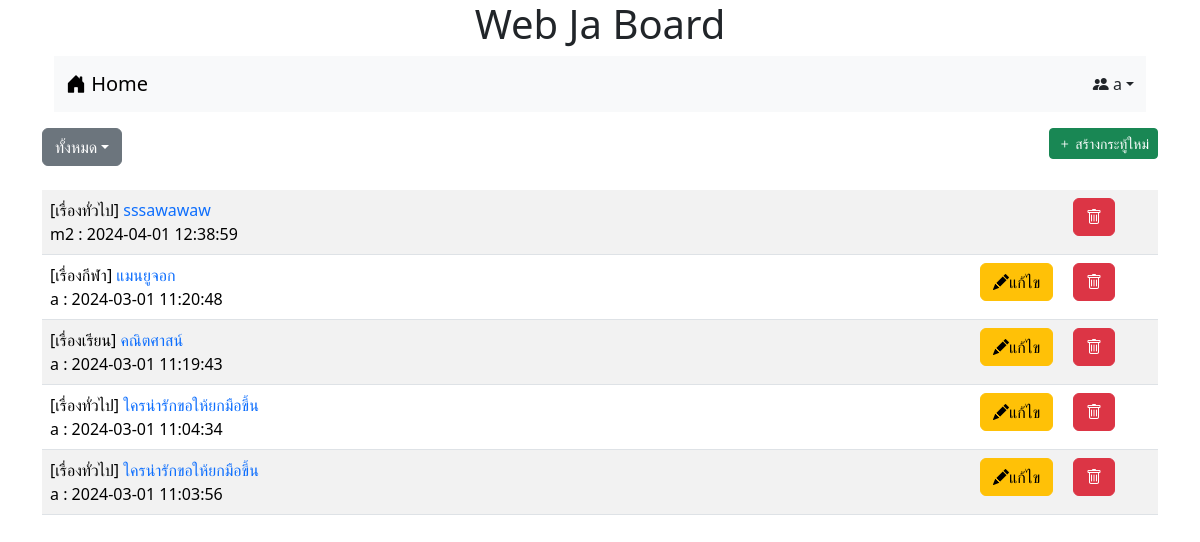
The page /index.php (signed in) on the database its author committed.
### tables this page shows
CREATE TABLE `post` (
  `id` int(11) NOT NULL,
  `title` varchar(128) NOT NULL,
  `content` varchar(2048) NOT NULL,
  `post_date` datetime NOT NULL,
  `cat_id` int(11) NOT NULL,
  `user_id` int(11) NOT NULL
);

CREATE TABLE `category` (
  `id` int(11) NOT NULL,
  `name` varchar(32) NOT NULL
);

CREATE TABLE `user` (
  `id` int(11) NOT NULL,
  `login` varchar(32) NOT NULL,
  `password` varchar(64) NOT NULL,
  `name` varchar(64) NOT NULL,
  `gender` char(1) NOT NULL,
  `email` varchar(32) NOT NULL,
  `role` char(1) NOT NULL
);

### index.php (the view, shortened to what this page needs)
<!DOCTYPE html>
<html lang="en">
<head>
    <link href="https://cdn.jsdelivr.net/npm/bootstrap@5.3.2/dist/css/bootstrap.min.css" rel="stylesheet">
    <link rel="stylesheet" href="https://cdn.jsdelivr.net/npm/bootstrap-icons@1.11.3/font/bootstrap-icons.min.css">
</head>
<body>
<div class="container - lg">
    <h1 style="text-align: center;">Web Ja Board</h1>
    <form action="post.php" method="get">
        <div class="container-fluid">
            <nav class="navbar bg-body-tertiary">
                <div class="container-fluid">
                    <a class="navbar-brand" href="index.php"><i class="bi bi-house-door-fill"></i> Home</a>
                    <form class="d-flex"><?php if(!isset($_SESSION['id'])) { ?>
                        <a href="login.php" class="navbar-brand"><i class="bi bi-box-arrow-in-left"></i> เข้าสู่ระบบ</a>
                            <?php }else{ if ($_SESSION["role"] == 'm'&& isset($_SESSION['id'])) { ?>
                            <?php  }if($_SESSION["role"] == 'a'&& isset($_SESSION['id'])) { ?>
                                <nav class="nav-item dropdown">
                                <a class="nav-link dropdown-toggle" href="#" role="button" data-bs-toggle="dropdown" aria-expanded="false"><?php echo "<i class='bi bi-people-fill'></i> $_SESSION[username]" ?></a>
                            </nav>
                                <?php }}?>
                    </form>
                </div>
            </nav>
        </div>
    <div class="mt-3 d-flex justify-content-between">
    <div class="dropdown-center">
        <button class="btn btn-secondary dropdown-toggle" type="button" data-bs-toggle="dropdown" aria-expanded="false">ทั้งหมด</button>
                    <?php
                            $sql="SELECT * FROM category";
                            ?>
                    </div>
        <?php if(isset($_SESSION['id'])) {?>
        <div >  <a href="newpost.php" class="btn btn-success btn-sm "><i class="bi bi-plus"></i> สร้างกระทู้ใหม่</a> </div>
        <?php }?>
    </div>
    <table class="table table-striped mt-4">
    <?php
         $conn=new PDO("mysql:host=localhost;dbname=webboard;charset=utf8","root","");
         if(isset($_GET["cat"])){
         $sql="SELECT t3.name,t1.title,t1.id,t2.login,t1.post_date,t1.user_id FROM post as t1
         INNER JOIN user as t2 ON (t1.user_id=t2.id)
         INNER JOIN category as t3 ON (t1.cat_id=t3.id)WHERE t3.id=$_GET[cat] ORDER BY t1.post_date DESC";
         }
         else{
            $sql="SELECT t3.name,t1.title,t1.id,t2.login,t1.post_date,t1.user_id FROM post as t1
         INNER JOIN user as t2 ON (t1.user_id=t2.id)
         INNER JOIN category as t3 ON (t1.cat_id=t3.id)  ORDER BY t1.post_date DESC";
         }
         $result=$conn->query($sql);
        while($row = $result->fetch()){
            if(isset($_SESSION['id'])&& $_SESSION['role'] == 'm'){
                if($_SESSION['user_id']!= $row[5]){
                echo"<tr><td class=col-10>[$row[0]] <a href=post.php?id=$row[2] style=text-decoration:none>$row[1]</a><BR>$row[3] : $row[4]</td><td class=col-1></td><td class=col-1></td></tr>";
                }
                else{
                echo "<tr><td class=col-10>[$row[0]] <a href=post.php?id=$row[2] style=text-decoration:none>$row[1]</a><BR>$row[3] : $row[4]</td><td class=col-1><a href='editpost.php?edit=$row[2]&user=$row[5]' name='edit'  class='btn btn-warning bi bi-pencil-fill'>แก้ไข</a></td>";
                echo "<td class=col-1><a href='delete.php?del=$row[2]&user=$row[5]' name='del' onclick='return myConfirm()' class='btn btn-danger bi bi-trash'></a></td></tr>"; }
            }
            elseif(isset($_SESSION['id'])&& $_SESSION['role'] == 'a'){
                if($_SESSION['user_id']!=$row[5]){
                echo"<tr><td class=col-10>[$row[0]] <a href=post.php?id=$row[2] style=text-decoration:none>$row[1]</a><BR>$row[3] : $row[4]</td><td class=col-1></td><td class=col-1><a href='delete.php?del=$row[2]&user=$row[5]' name='del' onclick='return myConfirm()' class='btn btn-danger bi bi-trash'></a></td></tr>";
                }
                else{
                echo "<tr><td class=col-10>[$row[0]] <a href=post.php?id=$row[2] style=text-decoration:none>$row[1]</a><BR>$row[3] : $row[4]</td><td class=col-1><a href='editpost.php?edit=$row[2]&user=$row[5]' name='edit'  class='btn btn-warning bi bi-pencil-fill'>แก้ไข</a></td>
                <td class=col-1><a href='delete.php?del=$row[2]&user=$row[5]' name='del' onclick='return myConfirm()' class='btn btn-danger bi bi-trash'></a></td></tr>";
            }
        }
            else echo"<tr><td>[$row[0]] <a href=post.php?id=$row[2] style=text-decoration:none>$row[1]</a><BR>$row[3] : $row[4]</td></tr>";
        }
        ?>
    </table>
</div>
</body>
</html>

### rows shown on the page
post: category.name "เรื่องทั่วไป", title "sssawawaw", user.login "m2", post_date "2024-04-01 12:38:59"
post: category.name "เรื่องกีฬา", title "แมนยูจอก", user.login "a", post_date "2024-03-01 11:20:48"
post: category.name "เรื่องเรียน", title "คณิตศาสน์", user.login "a", post_date "2024-03-01 11:19:43"
post: category.name "เรื่องทั่วไป", title "ใครน่ารักขอให้ยกมือขึ้น", user.login "a", post_date "2024-03-01 11:04:34"
post: category.name "เรื่องทั่วไป", title "ใครน่ารักขอให้ยกมือขึ้น", user.login "a", post_date "2024-03-01 11:03:56"

### other values the page prints
$_SESSION[username] "a"
